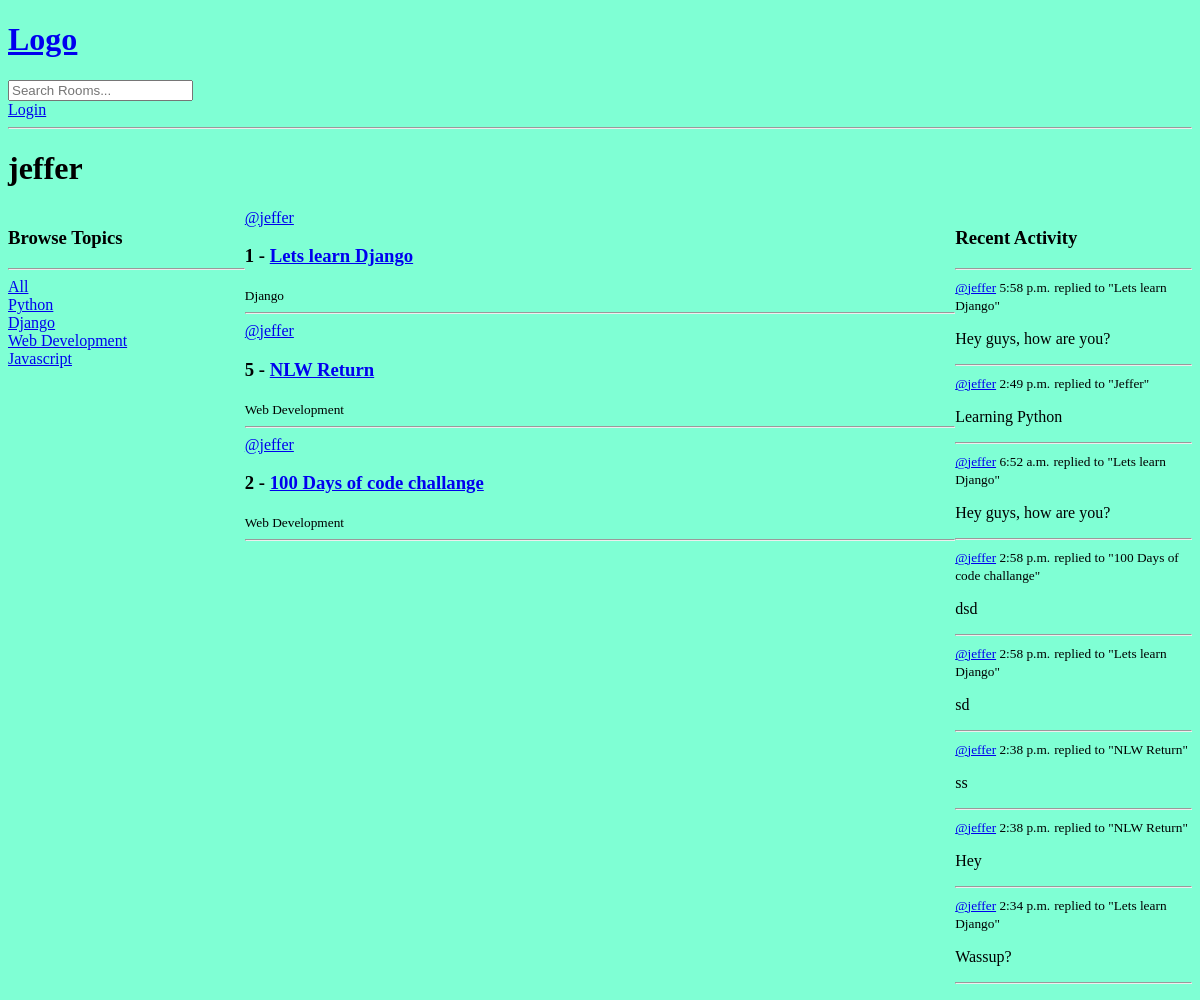
The app's page /profile/1/, older data.
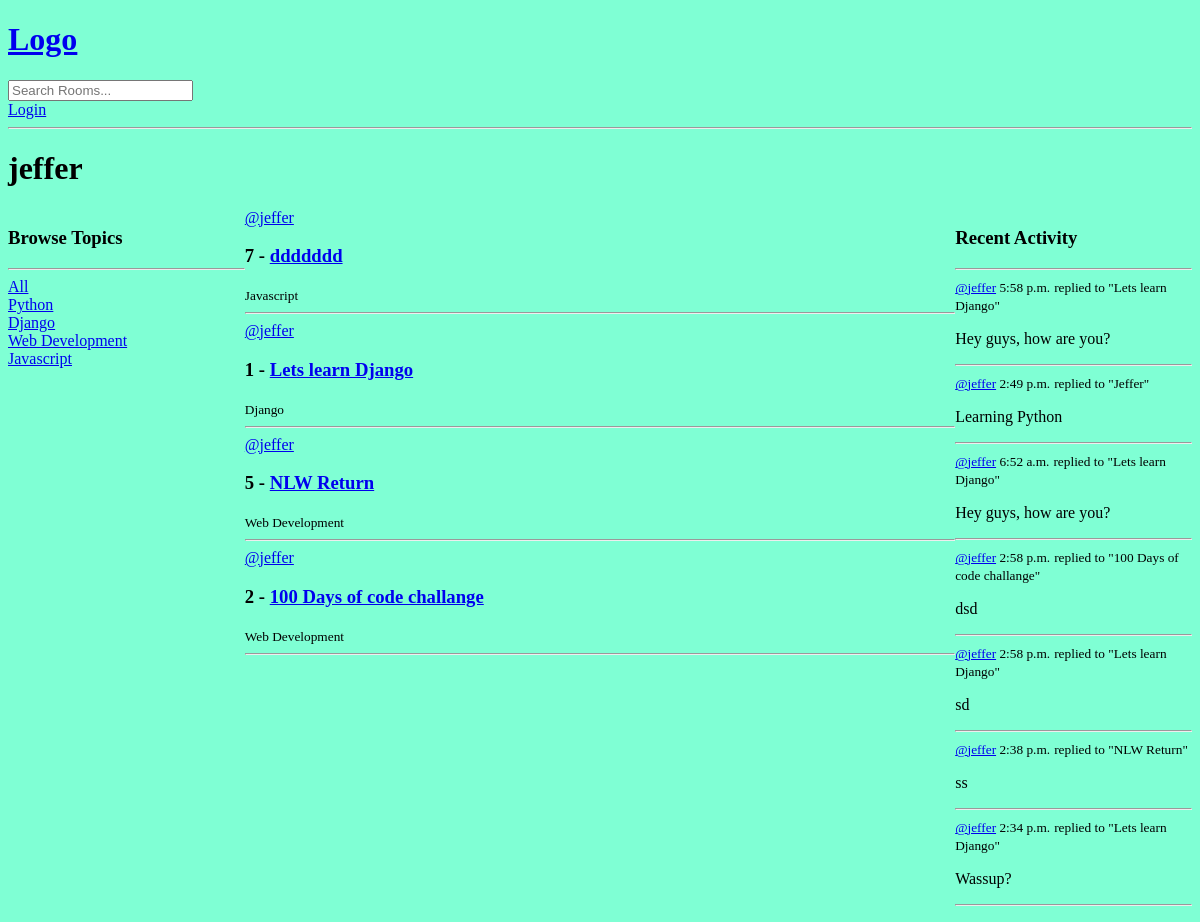
The same page, newer data.
### base/models.py (models this page shows, shortened)
class Topic(models.Model):
    name = models.CharField(max_length=200)

class Room(models.Model):
    host = models.ForeignKey(User, on_delete=models.SET_NULL, null=True)
    topic = models.ForeignKey(Topic, on_delete=models.SET_NULL, null=True)
    name = models.CharField(max_length=200)
    description = models.TextField(null=True, blank=True)
    participants = models.ManyToManyField(User, related_name="participants", blank=True)
    updated = models.DateTimeField(auto_now=True)
    created = models.TimeField(auto_now_add=True)
    class Meta:
        ordering = ("-updated", "-created")
    def __str__(self):
        return str(self.name)

class Message(models.Model):
    user = models.ForeignKey(User, on_delete=models.CASCADE)
    room = models.ForeignKey(Room, on_delete=models.CASCADE)
    body = models.TextField()
    updated = models.DateTimeField(auto_now=True)
    created = models.TimeField(auto_now_add=True)
    class Meta:
        ordering = ("-updated", "-created")
    def __str__(self):
        return str(self.body[0:50])

### base/views.py (the view)
# urls.py: path("profile/<str:pk>/", views.userProfile, name="user-profile"),
def userProfile(request, pk):
    user = User.objects.get(id=pk)
    rooms = user.room_set.all()
    room_messages = user.message_set.all()
    topics = Topic.objects.all()
    context = { "user": user , "rooms": rooms, "room_messages": room_messages, "topics": topics}
    return render(request, "base/profile.html", context)

### base/templates/base/profile.html (shortened to what this page needs)
{% extends "main.html" %}
{% block content %}
    <h1>{{ user.username }}</h1>
    <div class="profile-container">
        <div>
            {% include "base/topics_component.html" %}
        </div>
        <div>
            {% include "base/feed_component.html" %}
        </div>
        <div>
            {% include "base/activity_component.html" %}
        </div>
    </div>
{% endblock content %}

### base/templates/base/topics_component.html
<h3>Browse Topics</h3>
<hr>
<div>
    <a href="{% url 'home' %}">All</a>
</div>
{% for topic in topics %}
    <div>
        <a href="{% url 'home' %}?q={{ topic.name }}">{{ topic.name }}</a>
    </div>
{% endfor %}

### base/templates/base/feed_component.html (shortened to what this page needs)
{% for room in rooms %}
    <div>
        <a href="{% url 'user-profile' room.host.id %}">@{{ room.host.username }}</a>
        <h3>{{ room.id }} - <a href="{% url 'room' room.id %}">{{ room.name }}</a></h3>
        <small>{{ room.topic.name }}</small>
        <hr>
    </div>
{% endfor %}

### base/templates/base/activity_component.html (shortened to what this page needs)
<h3>Recent Activity</h3>
<hr>
{% for message in room_messages %}
    <div>
        <small><a href="{% url 'user-profile' message.user.id %}">@{{ message.user }}</a>  {{ message.created }}</small>
        <small>replied to "{{ message.room }}"</small>
        <p>{{ message }}</p>
        <hr>
    </div>
{% endfor %}

Row changes from the older to the newer data that the page shows:
removed Message: user "jeffer", created "2:38 p.m.", room "NLW Return", body "Hey"
added Room: host.username "jeffer", id "7", name "ddddddd", topic.name "Javascript"
